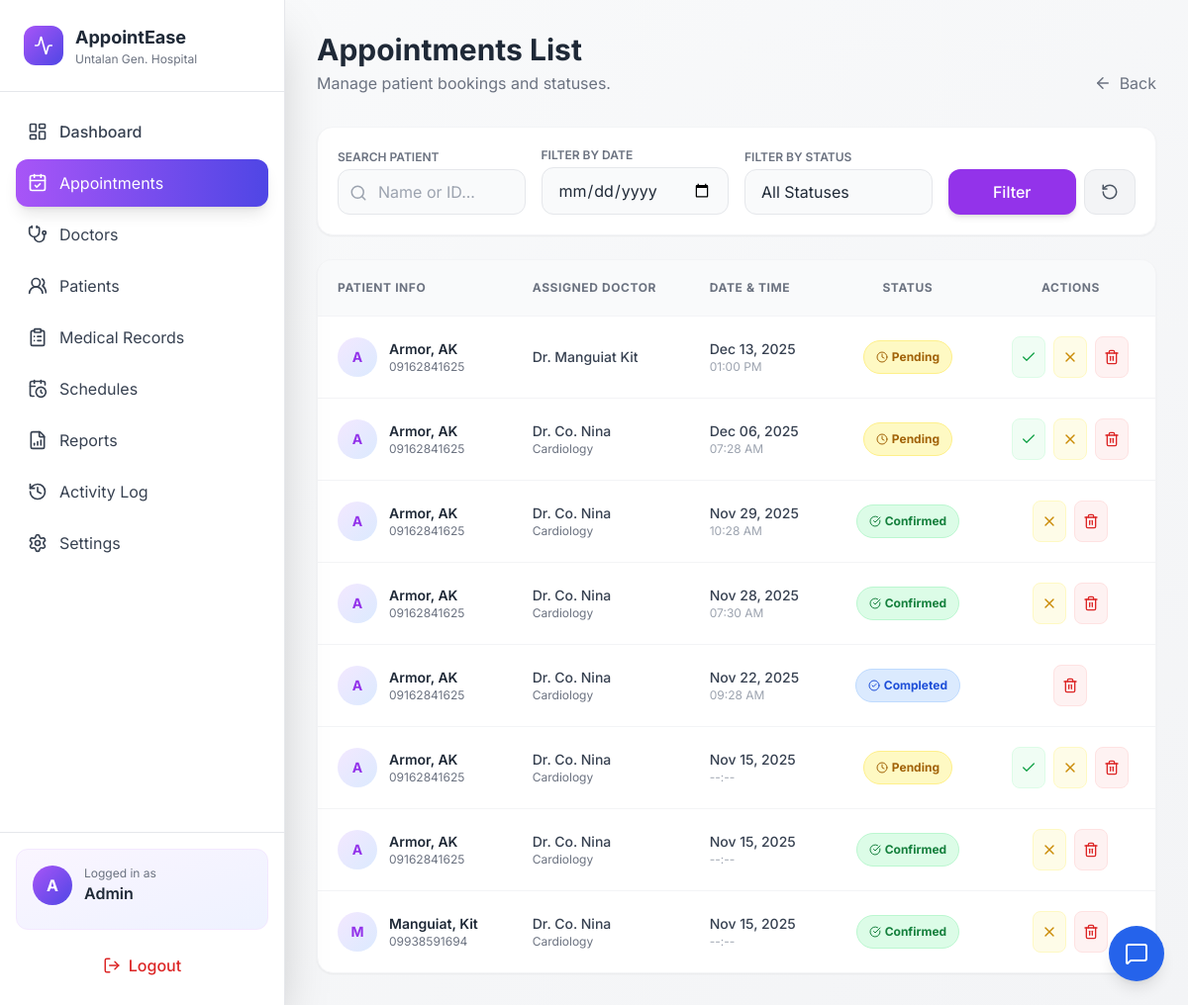
The page /appointment_list_report.php (signed in) on the database as committed earlier.
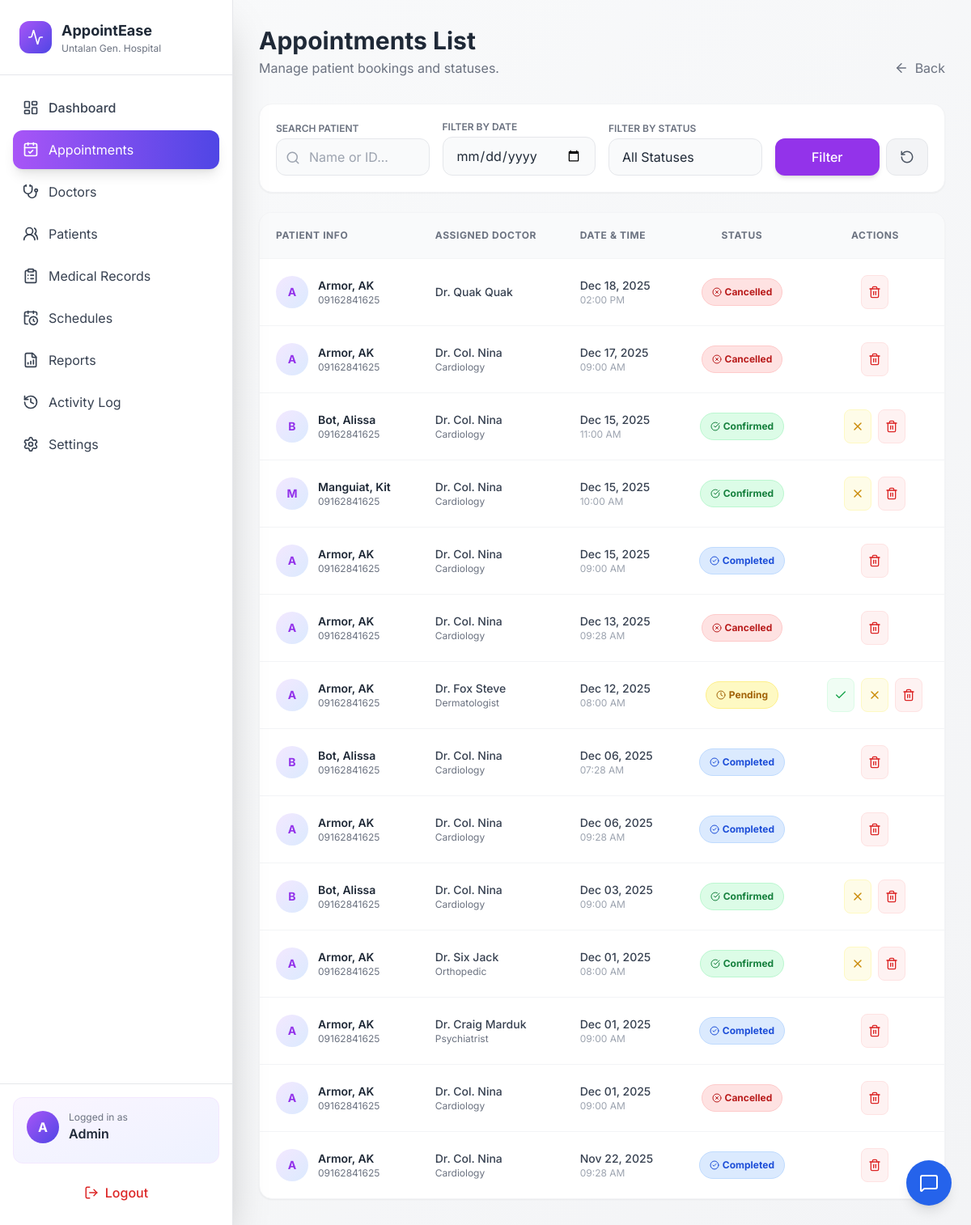
The same page on the database as committed later.
### tables this page shows
CREATE TABLE `tblappointment` (
  `id` int(11) NOT NULL,
  `booking_date` date NOT NULL,
  `booking_time` time DEFAULT NULL,
  `user_id` varchar(30) NOT NULL,
  `doctor` varchar(30) NOT NULL,
  `status` int(11) NOT NULL,
  `reminder_sent` tinyint(1) NOT NULL DEFAULT 0,
  `reminder_sent_at` datetime DEFAULT NULL
);

CREATE TABLE `tblinfo` (
  `id` int(11) NOT NULL,
  `user_id` varchar(30) NOT NULL,
  `last_name` varchar(40) NOT NULL,
  `first_name` varchar(50) NOT NULL,
  `middle_name` varchar(40) NOT NULL,
  `specialization` varchar(30) NOT NULL,
  `bdate` date NOT NULL,
  `gender` varchar(10) NOT NULL,
  `address` varchar(200) NOT NULL,
  `contact` varchar(20) NOT NULL,
  `image` varchar(255) DEFAULT NULL
);

### controllers/appointment_list_data.php (called while the page is built, shortened)
<?php
require_once 'db.php';
$sql = "SELECT a.id, a.booking_date, a.booking_time, a.status, a.user_id,
              p.first_name AS pfirst, p.last_name AS plast, p.contact, p.image,
              d.first_name AS dfirst, d.last_name AS dlast, d.specialization
        FROM tblappointment a
        LEFT JOIN tblinfo p ON p.user_id = a.user_id
        LEFT JOIN tblinfo d ON d.user_id = a.doctor
        WHERE 1=1";
$params = [];
$sql .= " ORDER BY a.booking_date DESC, a.id DESC";
try {
    $stmt = $pdo->prepare($sql);
    $stmt->execute($params);
    $appointments = $stmt->fetchAll(PDO::FETCH_ASSOC);
} catch (Exception $e) {
    $appointments = [];
    $error = "Database Error: " . $e->getMessage();
}

### appointment_list_report.php (the view, shortened to what the changed rows need)
<?php
include __DIR__ . '/controllers/appointment_list_data.php';
?>
<!doctype html>
<html lang="en">
<head>
  <script src="https://cdn.tailwindcss.com"></script>
</head>
<body class="bg-gradient-to-br from-gray-50 to-gray-100 text-gray-800">
  <div class="flex h-screen overflow-hidden">
    <?php include 'includes/admin_sidebar.php'; ?>
    <main class="flex-1 overflow-auto">
      <div class="p-8">
        <div class="flex justify-between items-end mb-8">
            <div>
                <h1 class="text-3xl font-bold text-gray-800">Appointments List</h1>
            </div>
        </div>
        <div class="bg-white rounded-2xl shadow-sm border border-gray-100 overflow-hidden">
            <div class="overflow-x-auto">
                <table class="w-full text-left border-collapse">
                    <thead class="bg-gray-50 border-b border-gray-100">
                        <tr>
                            <th class="p-5 text-xs font-bold text-gray-500 uppercase tracking-wider">Patient Info</th>
                            <th class="p-5 text-xs font-bold text-gray-500 uppercase tracking-wider">Assigned Doctor</th>
                            <th class="p-5 text-xs font-bold text-gray-500 uppercase tracking-wider">Date & Time</th>
                            <th class="p-5 text-xs font-bold text-gray-500 uppercase tracking-wider text-center">Status</th>
                            <th class="p-5 text-xs font-bold text-gray-500 uppercase tracking-wider text-center">Actions</th>
                        </tr>
                    </thead>
                    <tbody class="divide-y divide-gray-100 text-sm">
                        <?php if(empty($appointments)): ?>
                            <tr>
                                <td colspan="5" class="p-8 text-center text-gray-500">
                                    <div class="flex flex-col items-center justify-center gap-2">
                                        <i data-lucide="calendar-x" width="32" class="text-gray-300"></i>
                                        <p>No appointments found matching your filters.</p>
                                    </div>
                                </td>
                            </tr>
                        <?php else: foreach($appointments as $apt):
                            $patientName = $apt['pfirst'] ? trim($apt['plast'] . ', ' . $apt['pfirst']) : 'Guest User';
                            $doctorName = $apt['dfirst'] ? trim('Dr. ' . $apt['dlast'] . ' ' . $apt['dfirst']) : 'Unassigned';
                            $status = (int)$apt['status'];
                            switch ($status) {
                                case 1:
                                    $statusBadge = '<span class="px-3 py-1 rounded-full text-xs font-bold bg-green-100 text-green-700 border border-green-200 inline-flex items-center gap-1"><i data-lucide="check-circle" width="12"></i> Confirmed</span>';
                                    break;
                                case 2:
                                    $statusBadge = '<span class="px-3 py-1 rounded-full text-xs font-bold bg-yellow-100 text-yellow-700 border border-yellow-200 inline-flex items-center gap-1"><i data-lucide="clock" width="12"></i> Pending</span>';
                                    break;
                                case 3:
                                    $statusBadge = '<span class="px-3 py-1 rounded-full text-xs font-bold bg-blue-100 text-blue-700 border border-blue-200 inline-flex items-center gap-1"><i data-lucide="check-circle-2" width="12"></i> Completed</span>';
                                    break;
                                case 0:
                                    $statusBadge = '<span class="px-3 py-1 rounded-full text-xs font-bold bg-red-100 text-red-700 border border-red-200 inline-flex items-center gap-1"><i data-lucide="x-circle" width="12"></i> Cancelled</span>';
                                    break;
                            }
                        ?>
                        <tr class="hover:bg-gray-50 transition group">
                            <td class="p-5">
                                <div class="flex items-center gap-3">
                                    <div class="w-10 h-10 rounded-full bg-gradient-to-br from-purple-100 to-blue-100 text-purple-600 flex items-center justify-center font-bold text-sm">
                                        <?= strtoupper(substr($patientName, 0, 1)) ?>
                                    </div>
                                    <div>
                                        <p class="font-semibold text-gray-800"><?= htmlspecialchars($patientName) ?></p>
                                        <p class="text-xs text-gray-500"><?= htmlspecialchars($apt['contact'] ?: 'No Contact') ?></p>
                                    </div>
                                </div>
                            </td>
                            <td class="p-5">
                                <p class="text-sm font-medium text-gray-700"><?= htmlspecialchars($doctorName) ?></p>
                                <p class="text-xs text-gray-500"><?= htmlspecialchars($apt['specialization'] ?? 'General') ?></p>
                            </td>
                            <td class="p-5">
                                <div class="flex flex-col">
                                    <span class="text-sm font-medium text-gray-700"><?= date('M d, Y', strtotime($apt['booking_date'])) ?></span>
                                    <span class="text-xs text-gray-400"><?= $apt['booking_time'] ? date('h:i A', strtotime($apt['booking_time'])) : '--:--' ?></span>
                                </div>
                            </td>
                            <td class="p-5 text-center">
                                <?= $statusBadge ?>
                            </td>
                            <td class="p-5 text-center">
                                <div class="flex items-center justify-center gap-2 opacity-100">
                                    <?php if($status == 2): ?>
                                    <form method="POST" class="inline">
                                        <button type="submit" name="update_status" class="p-2 bg-green-50 text-green-600 rounded-lg hover:bg-green-100 transition border border-green-100" title="Confirm">
                                            <i data-lucide="check" width="16"></i>
                                        </button>
                                    </form>
                                    <?php endif; ?>
                                    <?php if($status == 2 || $status == 1): ?>
                                    <form method="POST" class="inline">
                                        <button type="submit" name="update_status" class="p-2 bg-yellow-50 text-yellow-600 rounded-lg hover:bg-yellow-100 transition border border-yellow-100" title="Cancel">
                                            <i data-lucide="x" width="16"></i>
                                        </button>
                                    </form>
                                    <?php endif; ?>
                                    <form method="POST" class="inline" onsubmit="return confirm('Are you sure you want to permanently delete this record?');">
                                        <button type="submit" name="delete_appointment" class="p-2 bg-red-50 text-red-600 rounded-lg hover:bg-red-100 transition border border-red-100" title="Delete">
                                            <i data-lucide="trash-2" width="16"></i>
                                        </button>
                                    </form>
                                </div>
                            </td>
                        </tr>
                        <?php endforeach; endif; ?>
                    </tbody>
                </table>
            </div>
        </div>
      </div>
    </main>
  </div>
</body>
</html>

Rows that differ between the two databases and show on the page:
removed tblappointment: tblinfo.first_name+last_name "A", tblinfo.first_name+last_name "Armor, AK", tblinfo.contact "09162841625", tblinfo.first_name+last_name "Dr. Manguiat Kit", booking_date "Dec 13, 2025", booking_time "01:00 PM", status 2 (drawn)
removed tblappointment: tblinfo.first_name+last_name "A", tblinfo.first_name+last_name "Armor, AK", tblinfo.contact "09162841625", tblinfo.first_name+last_name "Dr. Co. Nina", tblinfo.specialization "Cardiology", booking_date "Dec 06, 2025", booking_time "07:28 AM", status 2 (drawn)
removed tblappointment: tblinfo.first_name+last_name "A", tblinfo.first_name+last_name "Armor, AK", tblinfo.contact "09162841625", tblinfo.first_name+last_name "Dr. Co. Nina", tblinfo.specialization "Cardiology", booking_date "Nov 29, 2025", booking_time "10:28 AM", status 1 (drawn)
removed tblappointment: tblinfo.first_name+last_name "A", tblinfo.first_name+last_name "Armor, AK", tblinfo.contact "09162841625", tblinfo.first_name+last_name "Dr. Co. Nina", tblinfo.specialization "Cardiology", booking_date "Nov 28, 2025", booking_time "07:30 AM", status 1 (drawn)
removed tblappointment: tblinfo.first_name+last_name "A", tblinfo.first_name+last_name "Armor, AK", tblinfo.contact "09162841625", tblinfo.first_name+last_name "Dr. Co. Nina", tblinfo.specialization "Cardiology", booking_date "Nov 15, 2025", status 2 (drawn)
removed tblappointment: tblinfo.first_name+last_name "A", tblinfo.first_name+last_name "Armor, AK", tblinfo.contact "09162841625", tblinfo.first_name+last_name "Dr. Co. Nina", tblinfo.specialization "Cardiology", booking_date "Nov 15, 2025", status 1 (drawn)
removed tblappointment: tblinfo.first_name+last_name "M", tblinfo.first_name+last_name "Manguiat, Kit", tblinfo.contact "09938591694", tblinfo.first_name+last_name "Dr. Co. Nina", tblinfo.specialization "Cardiology", booking_date "Nov 15, 2025", status 1 (drawn)
added tblappointment: tblinfo.first_name+last_name "A", tblinfo.first_name+last_name "Armor, AK", tblinfo.contact "09162841625", tblinfo.first_name+last_name "Dr. Quak Quak", booking_date "Dec 18, 2025", booking_time "02:00 PM", status 0 (drawn)
added tblappointment: tblinfo.first_name+last_name "A", tblinfo.first_name+last_name "Armor, AK", tblinfo.contact "09162841625", tblinfo.first_name+last_name "Dr. Col. Nina", tblinfo.specialization "Cardiology", booking_date "Dec 17, 2025", booking_time "09:00 AM", status 0 (drawn)
added tblappointment: tblinfo.first_name+last_name "B", tblinfo.first_name+last_name "Bot, Alissa", tblinfo.contact "09162841625", tblinfo.first_name+last_name "Dr. Col. Nina", tblinfo.specialization "Cardiology", booking_date "Dec 15, 2025", booking_time "11:00 AM", status 1 (drawn)
added tblappointment: tblinfo.first_name+last_name "M", tblinfo.first_name+last_name "Manguiat, Kit", tblinfo.contact "09162841625", tblinfo.first_name+last_name "Dr. Col. Nina", tblinfo.specialization "Cardiology", booking_date "Dec 15, 2025", booking_time "10:00 AM", status 1 (drawn)
added tblappointment: tblinfo.first_name+last_name "A", tblinfo.first_name+last_name "Armor, AK", tblinfo.contact "09162841625", tblinfo.first_name+last_name "Dr. Col. Nina", tblinfo.specialization "Cardiology", booking_date "Dec 15, 2025", booking_time "09:00 AM", status 3 (drawn)
added tblappointment: tblinfo.first_name+last_name "A", tblinfo.first_name+last_name "Armor, AK", tblinfo.contact "09162841625", tblinfo.first_name+last_name "Dr. Col. Nina", tblinfo.specialization "Cardiology", booking_date "Dec 13, 2025", booking_time "09:28 AM", status 0 (drawn)
added tblappointment: tblinfo.first_name+last_name "A", tblinfo.first_name+last_name "Armor, AK", tblinfo.contact "09162841625", tblinfo.first_name+last_name "Dr. Fox Steve", tblinfo.specialization "Dermatologist", booking_date "Dec 12, 2025", booking_time "08:00 AM", status 2 (drawn)
added tblappointment: tblinfo.first_name+last_name "B", tblinfo.first_name+last_name "Bot, Alissa", tblinfo.contact "09162841625", tblinfo.first_name+last_name "Dr. Col. Nina", tblinfo.specialization "Cardiology", booking_date "Dec 06, 2025", booking_time "07:28 AM", status 3 (drawn)
added tblappointment: tblinfo.first_name+last_name "A", tblinfo.first_name+last_name "Armor, AK", tblinfo.contact "09162841625", tblinfo.first_name+last_name "Dr. Col. Nina", tblinfo.specialization "Cardiology", booking_date "Dec 06, 2025", booking_time "09:28 AM", status 3 (drawn)
added tblappointment: tblinfo.first_name+last_name "B", tblinfo.first_name+last_name "Bot, Alissa", tblinfo.contact "09162841625", tblinfo.first_name+last_name "Dr. Col. Nina", tblinfo.specialization "Cardiology", booking_date "Dec 03, 2025", booking_time "09:00 AM", status 1 (drawn)
added tblappointment: tblinfo.first_name+last_name "A", tblinfo.first_name+last_name "Armor, AK", tblinfo.contact "09162841625", tblinfo.first_name+last_name "Dr. Six Jack", tblinfo.specialization "Orthopedic", booking_date "Dec 01, 2025", booking_time "08:00 AM", status 1 (drawn)
added tblappointment: tblinfo.first_name+last_name "A", tblinfo.first_name+last_name "Armor, AK", tblinfo.contact "09162841625", tblinfo.first_name+last_name "Dr. Craig Marduk", tblinfo.specialization "Psychiatrist", booking_date "Dec 01, 2025", booking_time "09:00 AM", status 3 (drawn)
added tblappointment: tblinfo.first_name+last_name "A", tblinfo.first_name+last_name "Armor, AK", tblinfo.contact "09162841625", tblinfo.first_name+last_name "Dr. Col. Nina", tblinfo.specialization "Cardiology", booking_date "Dec 01, 2025", booking_time "09:00 AM", status 0 (drawn)
changed through a linked row, tblappointment "Nov 22, 2025": tblinfo.first_name+last_name "Dr. Co. Nina" → "Dr. Col. Nina"
